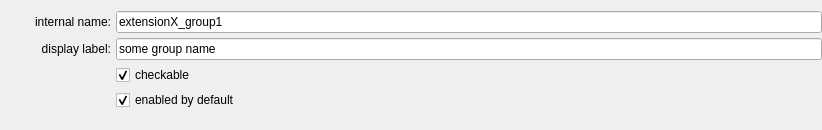
<?xml version="1.0" encoding="UTF-8"?>
<ui version="4.0">
 <class>edit</class>
 <widget class="QWidget" name="edit">
  <property name="geometry">
   <rect>
    <x>0</x>
    <y>0</y>
    <width>822</width>
    <height>130</height>
   </rect>
  </property>
  <property name="windowTitle">
   <string>Form</string>
  </property>
  <layout class="QVBoxLayout" name="edit_layout">
   <property name="rightMargin">
    <number>0</number>
   </property>
   <item>
    <layout class="QFormLayout" name="formLayout">
     <property name="fieldGrowthPolicy">
      <enum>QFormLayout::AllNonFixedFieldsGrow</enum>
     </property>
     <property name="horizontalSpacing">
      <number>5</number>
     </property>
     <property name="verticalSpacing">
      <number>5</number>
     </property>
     <item row="0" column="0">
      <widget class="QLabel" name="internalNameLabel">
       <property name="minimumSize">
        <size>
         <width>100</width>
         <height>0</height>
        </size>
       </property>
       <property name="maximumSize">
        <size>
         <width>16777215</width>
         <height>16777215</height>
        </size>
       </property>
       <property name="text">
        <string>internal name:</string>
       </property>
       <property name="alignment">
        <set>Qt::AlignRight|Qt::AlignTrailing|Qt::AlignVCenter</set>
       </property>
      </widget>
     </item>
     <item row="0" column="1">
      <widget class="QLineEdit" name="cfg_name">
       <property name="text">
        <string>extensionX_group1</string>
       </property>
      </widget>
     </item>
     <item row="1" column="0">
      <widget class="QLabel" name="displayLabelLabel">
       <property name="minimumSize">
        <size>
         <width>100</width>
         <height>0</height>
        </size>
       </property>
       <property name="maximumSize">
        <size>
         <width>16777215</width>
         <height>16777215</height>
        </size>
       </property>
       <property name="text">
        <string>display label:</string>
       </property>
       <property name="alignment">
        <set>Qt::AlignRight|Qt::AlignTrailing|Qt::AlignVCenter</set>
       </property>
      </widget>
     </item>
     <item row="1" column="1">
      <widget class="QLineEdit" name="cfg_label">
       <property name="text">
        <string>some group name</string>
       </property>
      </widget>
     </item>
     <item row="2" column="1">
      <widget class="QCheckBox" name="cfg_disablable">
       <property name="text">
        <string>checkable</string>
       </property>
       <property name="checked">
        <bool>true</bool>
       </property>
      </widget>
     </item>
     <item row="3" column="1">
      <widget class="QCheckBox" name="cfg_enabled">
       <property name="text">
        <string>enabled by default</string>
       </property>
       <property name="checked">
        <bool>true</bool>
       </property>
      </widget>
     </item>
    </layout>
   </item>
  </layout>
 </widget>
 <resources/>
 <connections/>
</ui>
